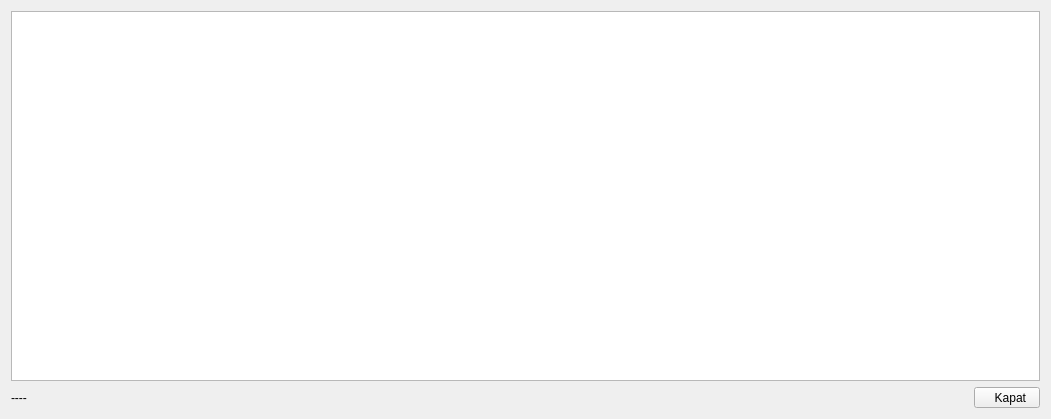
<?xml version="1.0" encoding="UTF-8"?>
<ui version="4.0">
 <class>PaymentsWindow</class>
 <widget class="QDialog" name="PaymentsWindow">
  <property name="geometry">
   <rect>
    <x>0</x>
    <y>0</y>
    <width>1051</width>
    <height>419</height>
   </rect>
  </property>
  <layout class="QVBoxLayout" name="verticalLayout">
   <item>
    <layout class="QHBoxLayout" name="horizontalLayout" stretch="5">
     <item>
      <widget class="QTableView" name="tableViewPayment">
       <property name="dragDropOverwriteMode">
        <bool>false</bool>
       </property>
       <property name="selectionMode">
        <enum>QAbstractItemView::SingleSelection</enum>
       </property>
       <property name="selectionBehavior">
        <enum>QAbstractItemView::SelectRows</enum>
       </property>
       <property name="cornerButtonEnabled">
        <bool>false</bool>
       </property>
       <attribute name="horizontalHeaderHighlightSections">
        <bool>false</bool>
       </attribute>
       <attribute name="horizontalHeaderStretchLastSection">
        <bool>true</bool>
       </attribute>
       <attribute name="verticalHeaderVisible">
        <bool>false</bool>
       </attribute>
      </widget>
     </item>
    </layout>
   </item>
   <item>
    <layout class="QHBoxLayout" name="horizontalLayout_2" stretch="0,1,0">
     <item>
      <widget class="QLabel" name="labelTotalPayments">
       <property name="text">
        <string>----</string>
       </property>
      </widget>
     </item>
     <item>
      <spacer name="horizontalSpacer">
       <property name="orientation">
        <enum>Qt::Horizontal</enum>
       </property>
       <property name="sizeHint" stdset="0">
        <size>
         <width>40</width>
         <height>20</height>
        </size>
       </property>
      </spacer>
     </item>
     <item>
      <widget class="QToolButton" name="toolButton">
       <property name="text">
        <string>    Kapat  </string>
       </property>
      </widget>
     </item>
    </layout>
   </item>
  </layout>
 </widget>
 <layoutdefault spacing="6" margin="11"/>
 <resources>
  <include location="../Resources/bys.qrc"/>
 </resources>
 <connections>
  <connection>
   <sender>toolButton</sender>
   <signal>clicked()</signal>
   <receiver>PaymentsWindow</receiver>
   <slot>reject()</slot>
   <hints>
    <hint type="sourcelabel">
     <x>1055</x>
     <y>349</y>
    </hint>
    <hint type="destinationlabel">
     <x>1083</x>
     <y>288</y>
    </hint>
   </hints>
  </connection>
 </connections>
</ui>
